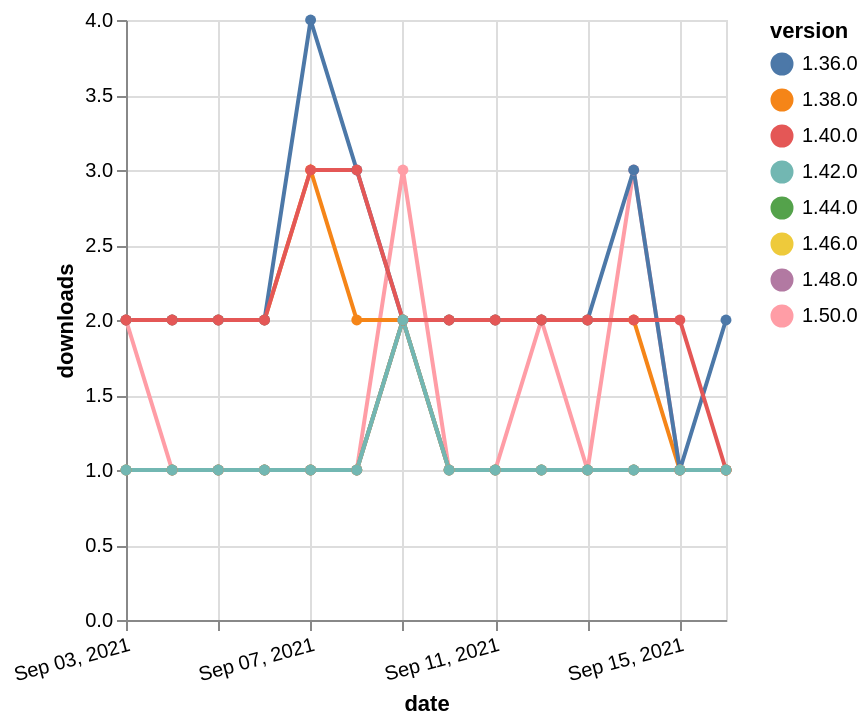

This figure's Vega-Lite source:
### Vega-Lite specification from a JSON file in a GitHub repository (floating-point values rounded to 4 significant figures)
{"$schema": "https://vega.github.io/schema/vega-lite/v5.json", "description": "A simple bar chart with embedded data.", "data": {"values": [{"date": "2021-09-03", "total": 189, "delta": 2, "version": "1.50.0"}, {"date": "2021-09-04", "total": 190, "delta": 1, "version": "1.50.0"}, {"date": "2021-09-05", "total": 191, "delta": 1, "version": "1.50.0"}, {"date": "2021-09-06", "total": 192, "delta": 1, "version": "1.50.0"}, {"date": "2021-09-07", "total": 193, "delta": 1, "version": "1.50.0"}, {"date": "2021-09-08", "total": 194, "delta": 1, "version": "1.50.0"}, {"date": "2021-09-09", "total": 197, "delta": 3, "version": "1.50.0"}, {"date": "2021-09-10", "total": 198, "delta": 1, "version": "1.50.0"}, {"date": "2021-09-11", "total": 199, "delta": 1, "version": "1.50.0"}, {"date": "2021-09-12", "total": 201, "delta": 2, "version": "1.50.0"}, {"date": "2021-09-13", "total": 202, "delta": 1, "version": "1.50.0"}, {"date": "2021-09-14", "total": 205, "delta": 3, "version": "1.50.0"}, {"date": "2021-09-15", "total": 206, "delta": 1, "version": "1.50.0"}, {"date": "2021-09-16", "total": 207, "delta": 1, "version": "1.50.0"}, {"date": "2021-09-03", "total": 204, "delta": 1, "version": "1.44.0"}, {"date": "2021-09-04", "total": 205, "delta": 1, "version": "1.44.0"}, {"date": "2021-09-05", "total": 206, "delta": 1, "version": "1.44.0"}, {"date": "2021-09-06", "total": 207, "delta": 1, "version": "1.44.0"}, {"date": "2021-09-07", "total": 208, "delta": 1, "version": "1.44.0"}, {"date": "2021-09-08", "total": 209, "delta": 1, "version": "1.44.0"}, {"date": "2021-09-09", "total": 211, "delta": 2, "version": "1.44.0"}, {"date": "2021-09-10", "total": 212, "delta": 1, "version": "1.44.0"}, {"date": "2021-09-11", "total": 213, "delta": 1, "version": "1.44.0"}, {"date": "2021-09-12", "total": 214, "delta": 1, "version": "1.44.0"}, {"date": "2021-09-13", "total": 215, "delta": 1, "version": "1.44.0"}, {"date": "2021-09-14", "total": 216, "delta": 1, "version": "1.44.0"}, {"date": "2021-09-15", "total": 217, "delta": 1, "version": "1.44.0"}, {"date": "2021-09-16", "total": 218, "delta": 1, "version": "1.44.0"}, {"date": "2021-09-03", "total": 2659, "delta": 2, "version": "1.38.0"}, {"date": "2021-09-04", "total": 2661, "delta": 2, "version": "1.38.0"}, {"date": "2021-09-05", "total": 2663, "delta": 2, "version": "1.38.0"}, {"date": "2021-09-06", "total": 2665, "delta": 2, "version": "1.38.0"}, {"date": "2021-09-07", "total": 2668, "delta": 3, "version": "1.38.0"}, {"date": "2021-09-08", "total": 2670, "delta": 2, "version": "1.38.0"}, {"date": "2021-09-09", "total": 2672, "delta": 2, "version": "1.38.0"}, {"date": "2021-09-10", "total": 2674, "delta": 2, "version": "1.38.0"}, {"date": "2021-09-11", "total": 2676, "delta": 2, "version": "1.38.0"}, {"date": "2021-09-12", "total": 2678, "delta": 2, "version": "1.38.0"}, {"date": "2021-09-13", "total": 2680, "delta": 2, "version": "1.38.0"}, {"date": "2021-09-14", "total": 2682, "delta": 2, "version": "1.38.0"}, {"date": "2021-09-15", "total": 2683, "delta": 1, "version": "1.38.0"}, {"date": "2021-09-16", "total": 2684, "delta": 1, "version": "1.38.0"}, {"date": "2021-09-03", "total": 3235, "delta": 2, "version": "1.36.0"}, {"date": "2021-09-04", "total": 3237, "delta": 2, "version": "1.36.0"}, {"date": "2021-09-05", "total": 3239, "delta": 2, "version": "1.36.0"}, {"date": "2021-09-06", "total": 3241, "delta": 2, "version": "1.36.0"}, {"date": "2021-09-07", "total": 3245, "delta": 4, "version": "1.36.0"}, {"date": "2021-09-08", "total": 3248, "delta": 3, "version": "1.36.0"}, {"date": "2021-09-09", "total": 3250, "delta": 2, "version": "1.36.0"}, {"date": "2021-09-10", "total": 3252, "delta": 2, "version": "1.36.0"}, {"date": "2021-09-11", "total": 3254, "delta": 2, "version": "1.36.0"}, {"date": "2021-09-12", "total": 3256, "delta": 2, "version": "1.36.0"}, {"date": "2021-09-13", "total": 3258, "delta": 2, "version": "1.36.0"}, {"date": "2021-09-14", "total": 3261, "delta": 3, "version": "1.36.0"}, {"date": "2021-09-15", "total": 3262, "delta": 1, "version": "1.36.0"}, {"date": "2021-09-16", "total": 3264, "delta": 2, "version": "1.36.0"}, {"date": "2021-09-03", "total": 2348, "delta": 2, "version": "1.40.0"}, {"date": "2021-09-04", "total": 2350, "delta": 2, "version": "1.40.0"}, {"date": "2021-09-05", "total": 2352, "delta": 2, "version": "1.40.0"}, {"date": "2021-09-06", "total": 2354, "delta": 2, "version": "1.40.0"}, {"date": "2021-09-07", "total": 2357, "delta": 3, "version": "1.40.0"}, {"date": "2021-09-08", "total": 2360, "delta": 3, "version": "1.40.0"}, {"date": "2021-09-09", "total": 2362, "delta": 2, "version": "1.40.0"}, {"date": "2021-09-10", "total": 2364, "delta": 2, "version": "1.40.0"}, {"date": "2021-09-11", "total": 2366, "delta": 2, "version": "1.40.0"}, {"date": "2021-09-12", "total": 2368, "delta": 2, "version": "1.40.0"}, {"date": "2021-09-13", "total": 2370, "delta": 2, "version": "1.40.0"}, {"date": "2021-09-14", "total": 2372, "delta": 2, "version": "1.40.0"}, {"date": "2021-09-15", "total": 2374, "delta": 2, "version": "1.40.0"}, {"date": "2021-09-16", "total": 2375, "delta": 1, "version": "1.40.0"}, {"date": "2021-09-03", "total": 193, "delta": 1, "version": "1.46.0"}, {"date": "2021-09-04", "total": 194, "delta": 1, "version": "1.46.0"}, {"date": "2021-09-05", "total": 195, "delta": 1, "version": "1.46.0"}, {"date": "2021-09-06", "total": 196, "delta": 1, "version": "1.46.0"}, {"date": "2021-09-07", "total": 197, "delta": 1, "version": "1.46.0"}, {"date": "2021-09-08", "total": 198, "delta": 1, "version": "1.46.0"}, {"date": "2021-09-09", "total": 200, "delta": 2, "version": "1.46.0"}, {"date": "2021-09-10", "total": 201, "delta": 1, "version": "1.46.0"}, {"date": "2021-09-11", "total": 202, "delta": 1, "version": "1.46.0"}, {"date": "2021-09-12", "total": 203, "delta": 1, "version": "1.46.0"}, {"date": "2021-09-13", "total": 204, "delta": 1, "version": "1.46.0"}, {"date": "2021-09-14", "total": 205, "delta": 1, "version": "1.46.0"}, {"date": "2021-09-15", "total": 206, "delta": 1, "version": "1.46.0"}, {"date": "2021-09-16", "total": 207, "delta": 1, "version": "1.46.0"}, {"date": "2021-09-03", "total": 161, "delta": 1, "version": "1.48.0"}, {"date": "2021-09-04", "total": 162, "delta": 1, "version": "1.48.0"}, {"date": "2021-09-05", "total": 163, "delta": 1, "version": "1.48.0"}, {"date": "2021-09-06", "total": 164, "delta": 1, "version": "1.48.0"}, {"date": "2021-09-07", "total": 165, "delta": 1, "version": "1.48.0"}, {"date": "2021-09-08", "total": 166, "delta": 1, "version": "1.48.0"}, {"date": "2021-09-09", "total": 168, "delta": 2, "version": "1.48.0"}, {"date": "2021-09-10", "total": 169, "delta": 1, "version": "1.48.0"}, {"date": "2021-09-11", "total": 170, "delta": 1, "version": "1.48.0"}, {"date": "2021-09-12", "total": 171, "delta": 1, "version": "1.48.0"}, {"date": "2021-09-13", "total": 172, "delta": 1, "version": "1.48.0"}, {"date": "2021-09-14", "total": 173, "delta": 1, "version": "1.48.0"}, {"date": "2021-09-15", "total": 174, "delta": 1, "version": "1.48.0"}, {"date": "2021-09-16", "total": 175, "delta": 1, "version": "1.48.0"}, {"date": "2021-09-03", "total": 249, "delta": 1, "version": "1.42.0"}, {"date": "2021-09-04", "total": 250, "delta": 1, "version": "1.42.0"}, {"date": "2021-09-05", "total": 251, "delta": 1, "version": "1.42.0"}, {"date": "2021-09-06", "total": 252, "delta": 1, "version": "1.42.0"}, {"date": "2021-09-07", "total": 253, "delta": 1, "version": "1.42.0"}, {"date": "2021-09-08", "total": 254, "delta": 1, "version": "1.42.0"}, {"date": "2021-09-09", "total": 256, "delta": 2, "version": "1.42.0"}, {"date": "2021-09-10", "total": 257, "delta": 1, "version": "1.42.0"}, {"date": "2021-09-11", "total": 258, "delta": 1, "version": "1.42.0"}, {"date": "2021-09-12", "total": 259, "delta": 1, "version": "1.42.0"}, {"date": "2021-09-13", "total": 260, "delta": 1, "version": "1.42.0"}, {"date": "2021-09-14", "total": 261, "delta": 1, "version": "1.42.0"}, {"date": "2021-09-15", "total": 262, "delta": 1, "version": "1.42.0"}, {"date": "2021-09-16", "total": 263, "delta": 1, "version": "1.42.0"}]}, "width": "container", "mark": {"type": "line", "point": {"filled": true}}, "encoding": {"x": {"field": "date", "type": "temporal", "timeUnit": "yearmonthdate", "title": "date", "axis": {"labelAngle": -15}}, "y": {"field": "delta", "type": "quantitative", "title": "downloads"}, "color": {"field": "version", "type": "nominal"}, "tooltip": {"field": "delta"}}}
